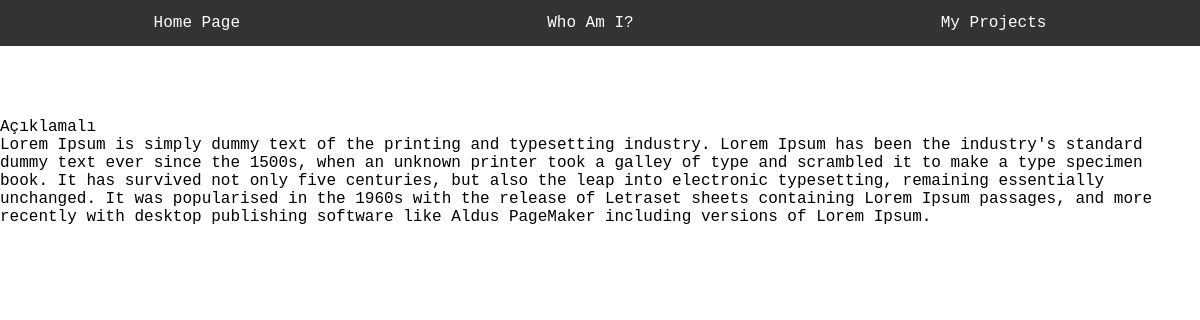
Screenshot of /details/3 with the database file from the repository.
### portfolio/models.py (models this page shows, shortened)
class Project(models.Model):
    category = models.ForeignKey(Categories, on_delete= models.CASCADE)
    title = models.CharField(max_length=255)
    description = models.TextField()
    image = models.FileField(blank=True)
    git_link = models.CharField(max_length = 255, blank=True, null= True)
    public_date = models.DateTimeField(auto_now_add=True, verbose_name="Publication Date")
    class Meta:
        ordering = ["-public_date"]

### portfolio/views.py (the view)
# urls.py: path('details/<int:id>',views.details, name='details'),
def details(request, id):
    project = Project.objects.get(id = id)
    context = {
        'project':project
    }
    return render(request, 'details.html',context)

### templates/details.html
{% extends 'layout.html' %}
{% block content %}
<br><br><br><br>
    <p>{{project.title}}</p>
    <p>{{project.description}}</p>
{% endblock %}

### static/css/main.css (style rules this page uses)
* { padding: 0px; margin: 0px; font-family: "JetBrains Mono",monospace; scroll-behavior: smooth; }

### rows the page displays
Project: title "Açıklamalı", description "Lorem Ipsum is simply dummy text of the printing and typesetting industry. Lorem Ipsum has been the industry's standard dummy text ever since the 1500s, when an unknown printer took a galley of type and scrambled it to make a type specimen book. It has survived not only five centuries, but also the leap into electronic typesetting, remaining essentially unchanged. It was popularised in the 1960s with the release of Letraset sheets containing Lorem Ipsum passages, and more recently with desktop publishing software like Aldus PageMaker including versions of Lorem Ipsum."
